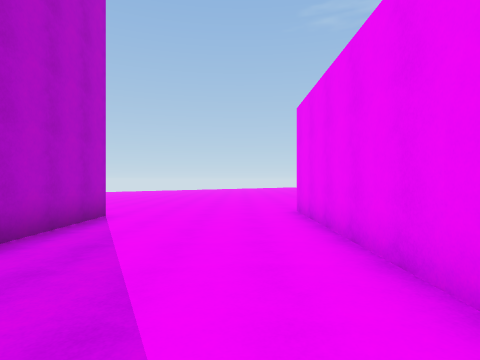
View 1 (above)

16 first-person views from a walk through a scene from a Unity 3-D project. The camera is 1.5 m above the floor, looks level and sees 80° across. The floor is counted in squares, 2 m on a side. Each view is taken from the middle of a square. On the plan, view 1 faces up. The plan holds only what a view shows up to about 10 squares ahead; the rest is blank. The place goes on beyond the plan.

View 2
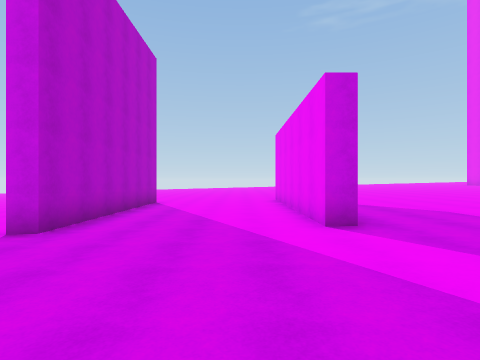

View 3
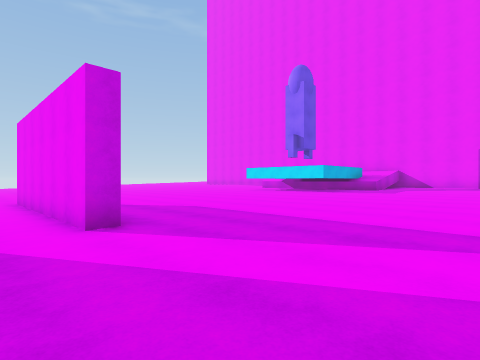

View 4
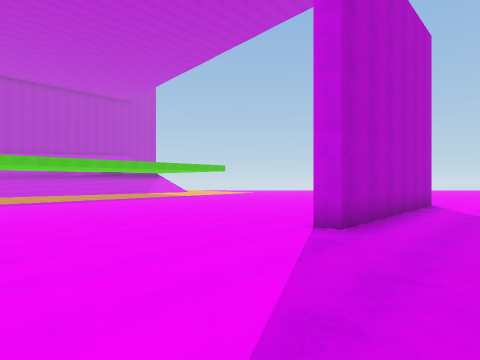

View 5
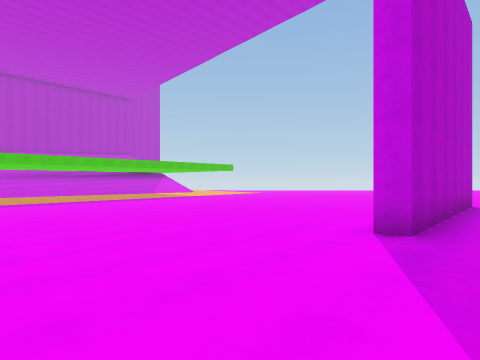

View 6
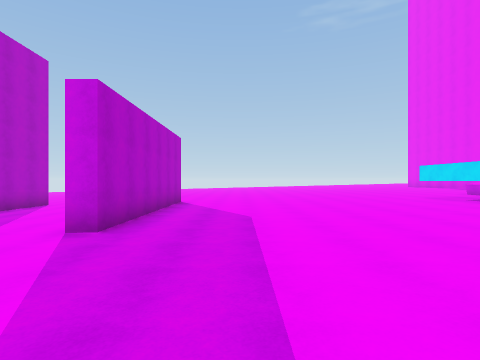

View 7
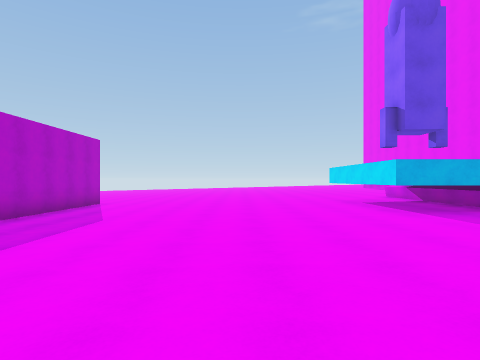

View 8
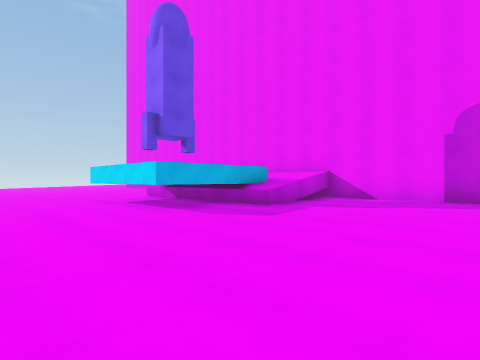

View 9
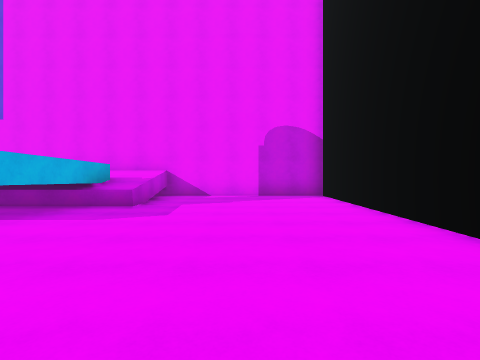

View 10
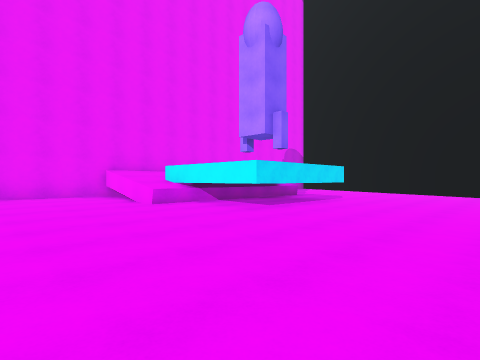

View 11
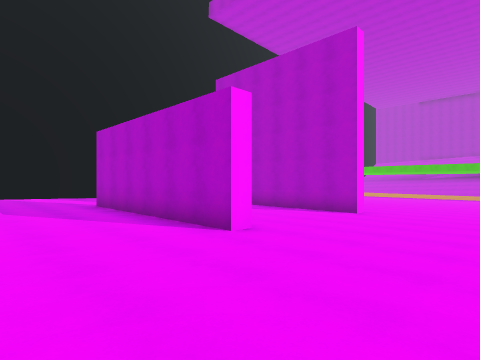

View 12
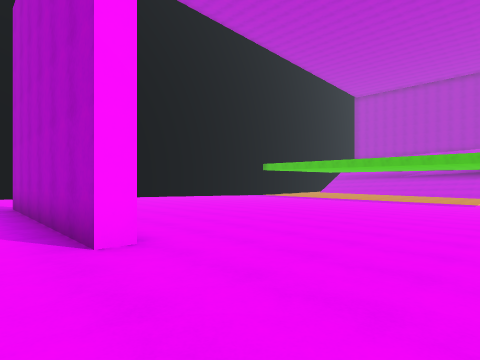

View 13
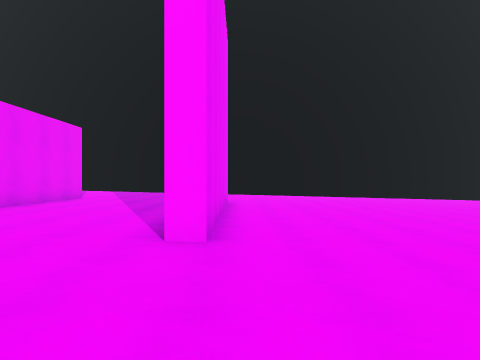

View 14
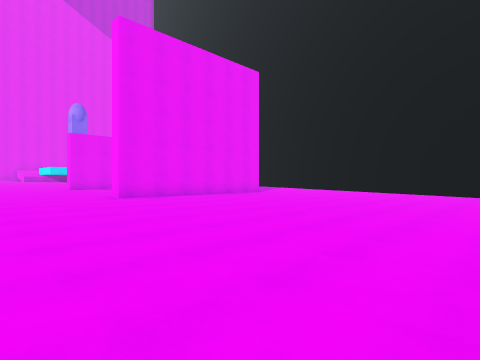

View 15
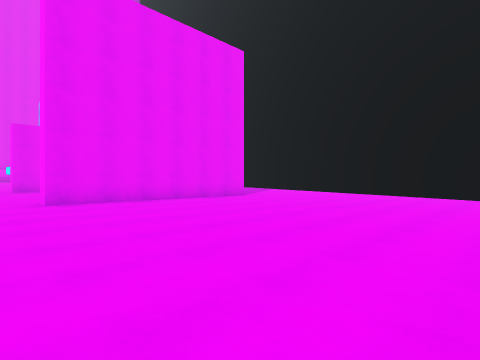

View 16
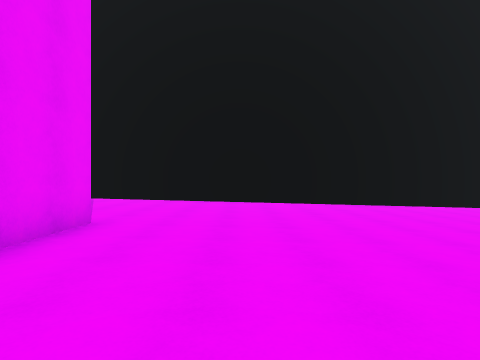

### Floor plan
Key: @ floor where view 1 was taken; # wall or solid block; . main floor; : floor 0.25 m higher than the main floor; - floor 0.25 m lower than the main floor; + floor 0.5 m higher than the main floor; _ floor 0.5 m lower than the main floor; < floor 0.75 m lower than the main floor; ( floor 1 m lower than the main floor; ^ raised ledge.
Columns run from 14 left of view 1 to 16 right of it. Each row starts with its distance up from view 1.
 10   <<<<<_____-----.....::::
  9 ((<<<<<_____-----.....:::::+++#
  8 ((<<<<<_____-----.....:::::+++#
  7  (<<<<<_____-----.....:::::+++#
  6   <<<<<____#----#.....:::::^^##
  5   <<<<<____#----#.....::####^
  4    <<<<____#----#.....::####
  3    <<<<____#----#.....::####
  2    <<<<____#----#.....::####^#
  1    <<<<____#----#.....:::::^^#
  0   <<<<<_____--@--.....:::::++##
 -1  (<<<<<_____-----.....:::::+++#
 -2 ((<<<<<_____-----.....:::::+++#
 -3 ((<<<<<_____-----.....:::::+++#
 -4  (<<<<<_____-----... .:::::+++#
 -5 ##############           ######

Where each view was taken, in squares from view 1:
view 1: 0 up, 0 right, facing up
view 2: 4 down, 0 right, facing up
view 3: 4 down, 0 right, facing up-right
view 4: 4 down, 1 left, facing up-left
view 5: 4 down, 2 left, facing up-left
view 6: 4 down, 4 right, facing up
view 7: 4 down, 7 right, facing up
view 8: 4 down, 7 right, facing up-right
view 9: 2 down, 6 right, facing right
view 10: 10 up, 6 right, facing down-right
view 11: 10 up, 5 right, facing down-left
view 12: 10 up, 2 left, facing down-left
view 13: 10 up, 4 left, facing down
view 14: 10 up, 12 left, facing down-right
view 15: 8 up, 11 left, facing down-right
view 16: 5 up, 6 left, facing down
